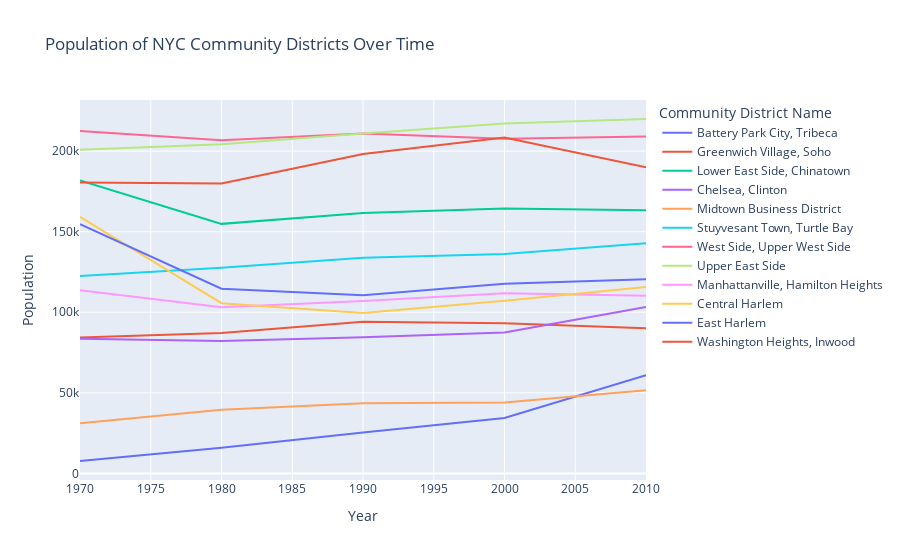

Notebook code cell kept with this figure:
### Markdown cell above
## Step 2

Create a line chart of the population over time for each community district in Manhattan. There should be [one line for each](https://plotly.com/python/line-charts/#Line-Plots-with-column-encoding-color).

### Code cell
populations["population"] = (
    populations["population"]
    .astype(str)
    .str.replace(",", "")
    .astype(int)
)

figure = px.line(
    populations[populations["Borough"] == "Manhattan"],
    x="year",
    y="population",
    color="CD Name",
    title="Population of NYC Community Districts Over Time",
    labels={
        "year": "Year",
        "population": "Population",
        "CD Name": "Community District Name"
    }
)

figure.show()

### Figure 1 — Plotly figure (JSON) as saved in the notebook; plotly's stock layout.template omitted (floating-point values rounded to 4 significant figures)
{"data": [{"hovertemplate": "Community District Name=Battery Park City, Tribeca<br>Year=%{x}<br>Population=%{y}<extra></extra>", "legendgroup": "Battery Park City, Tribeca", "line": {"color": "#636efa", "dash": "solid"}, "marker": {"symbol": "circle"}, "mode": "lines", "name": "Battery Park City, Tribeca", "orientation": "v", "showlegend": true, "type": "scatter", "x": [1970, 1980, 1990, 2000, 2010], "xaxis": "x", "y": [7706, 15918, 25366, 34420, 60978], "yaxis": "y"}, {"hovertemplate": "Community District Name=Greenwich Village, Soho<br>Year=%{x}<br>Population=%{y}<extra></extra>", "legendgroup": "Greenwich Village, Soho", "line": {"color": "#EF553B", "dash": "solid"}, "marker": {"symbol": "circle"}, "mode": "lines", "name": "Greenwich Village, Soho", "orientation": "v", "showlegend": true, "type": "scatter", "x": [1970, 1980, 1990, 2000, 2010], "xaxis": "x", "y": [84337, 87069, 94105, 93119, 90016], "yaxis": "y"}, {"hovertemplate": "Community District Name=Lower East Side, Chinatown<br>Year=%{x}<br>Population=%{y}<extra></extra>", "legendgroup": "Lower East Side, Chinatown", "line": {"color": "#00cc96", "dash": "solid"}, "marker": {"symbol": "circle"}, "mode": "lines", "name": "Lower East Side, Chinatown", "orientation": "v", "showlegend": true, "type": "scatter", "x": [1970, 1980, 1990, 2000, 2010], "xaxis": "x", "y": [181845, 154848, 161617, 164407, 163277], "yaxis": "y"}, {"hovertemplate": "Community District Name=Chelsea, Clinton<br>Year=%{x}<br>Population=%{y}<extra></extra>", "legendgroup": "Chelsea, Clinton", "line": {"color": "#ab63fa", "dash": "solid"}, "marker": {"symbol": "circle"}, "mode": "lines", "name": "Chelsea, Clinton", "orientation": "v", "showlegend": true, "type": "scatter", "x": [1970, 1980, 1990, 2000, 2010], "xaxis": "x", "y": [83601, 82164, 84431, 87479, 103245], "yaxis": "y"}, {"hovertemplate": "Community District Name=Midtown Business District<br>Year=%{x}<br>Population=%{y}<extra></extra>", "legendgroup": "Midtown Business District", "line": {"color": "#FFA15A", "dash": "solid"}, "marker": {"symbol": "circle"}, "mode": "lines", "name": "Midtown Business District", "orientation": "v", "showlegend": true, "type": "scatter", "x": [1970, 1980, 1990, 2000, 2010], "xaxis": "x", "y": [31076, 39544, 43507, 44028, 51673], "yaxis": "y"}, {"hovertemplate": "Community District Name=Stuyvesant Town, Turtle Bay<br>Year=%{x}<br>Population=%{y}<extra></extra>", "legendgroup": "Stuyvesant Town, Turtle Bay", "line": {"color": "#19d3f3", "dash": "solid"}, "marker": {"symbol": "circle"}, "mode": "lines", "name": "Stuyvesant Town, Turtle Bay", "orientation": "v", "showlegend": true, "type": "scatter", "x": [1970, 1980, 1990, 2000, 2010], "xaxis": "x", "y": [122465, 127554, 133748, 136152, 142745], "yaxis": "y"}, {"hovertemplate": "Community District Name=West Side, Upper West Side<br>Year=%{x}<br>Population=%{y}<extra></extra>", "legendgroup": "West Side, Upper West Side", "line": {"color": "#FF6692", "dash": "solid"}, "marker": {"symbol": "circle"}, "mode": "lines", "name": "West Side, Upper West Side", "orientation": "v", "showlegend": true, "type": "scatter", "x": [1970, 1980, 1990, 2000, 2010], "xaxis": "x", "y": [212422, 206669, 210993, 207699, 209084], "yaxis": "y"}, {"hovertemplate": "Community District Name=Upper East Side<br>Year=%{x}<br>Population=%{y}<extra></extra>", "legendgroup": "Upper East Side", "line": {"color": "#B6E880", "dash": "solid"}, "marker": {"symbol": "circle"}, "mode": "lines", "name": "Upper East Side", "orientation": "v", "showlegend": true, "type": "scatter", "x": [1970, 1980, 1990, 2000, 2010], "xaxis": "x", "y": [200851, 204305, 210880, 217063, 219920], "yaxis": "y"}, {"hovertemplate": "Community District Name=Manhattanville, Hamilton Heights<br>Year=%{x}<br>Population=%{y}<extra></extra>", "legendgroup": "Manhattanville, Hamilton Heights", "line": {"color": "#FF97FF", "dash": "solid"}, "marker": {"symbol": "circle"}, "mode": "lines", "name": "Manhattanville, Hamilton Heights", "orientation": "v", "showlegend": true, "type": "scatter", "x": [1970, 1980, 1990, 2000, 2010], "xaxis": "x", "y": [113606, 103038, 106978, 111724, 110193], "yaxis": "y"}, {"hovertemplate": "Community District Name=Central Harlem<br>Year=%{x}<br>Population=%{y}<extra></extra>", "legendgroup": "Central Harlem", "line": {"color": "#FECB52", "dash": "solid"}, "marker": {"symbol": "circle"}, "mode": "lines", "name": "Central Harlem", "orientation": "v", "showlegend": true, "type": "scatter", "x": [1970, 1980, 1990, 2000, 2010], "xaxis": "x", "y": [159267, 105641, 99519, 107109, 115723], "yaxis": "y"}, {"hovertemplate": "Community District Name=East Harlem<br>Year=%{x}<br>Population=%{y}<extra></extra>", "legendgroup": "East Harlem", "line": {"color": "#636efa", "dash": "solid"}, "marker": {"symbol": "circle"}, "mode": "lines", "name": "East Harlem", "orientation": "v", "showlegend": true, "type": "scatter", "x": [1970, 1980, 1990, 2000, 2010], "xaxis": "x", "y": [154662, 114569, 110508, 117743, 120511], "yaxis": "y"}, {"hovertemplate": "Community District Name=Washington Heights, Inwood<br>Year=%{x}<br>Population=%{y}<extra></extra>", "legendgroup": "Washington Heights, Inwood", "line": {"color": "#EF553B", "dash": "solid"}, "marker": {"symbol": "circle"}, "mode": "lines", "name": "Washington Heights, Inwood", "orientation": "v", "showlegend": true, "type": "scatter", "x": [1970, 1980, 1990, 2000, 2010], "xaxis": "x", "y": [180561, 179941, 198192, 208414, 190020], "yaxis": "y"}], "layout": {"legend": {"title": {"text": "Community District Name"}, "tracegroupgap": 0}, "title": {"text": "Population of NYC Community Districts Over Time"}, "xaxis": {"anchor": "y", "domain": [0, 1], "title": {"text": "Year"}}, "yaxis": {"anchor": "x", "domain": [0, 1], "title": {"text": "Population"}}}}
